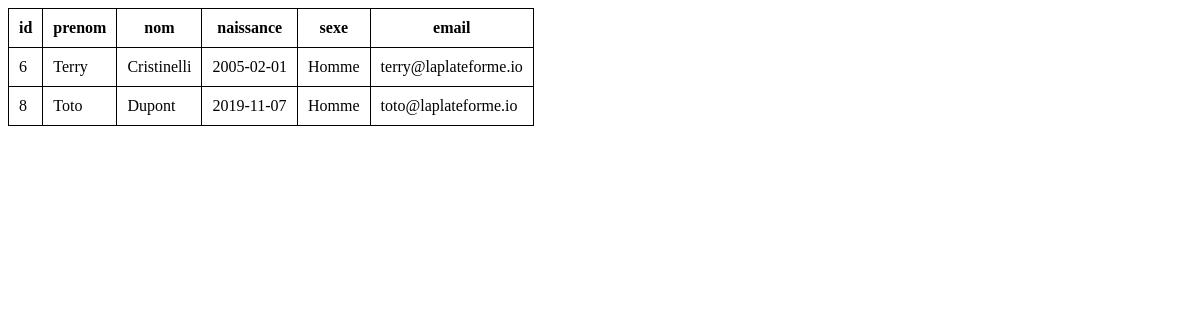
Before: /jour10/job04/index.php with the older database file.
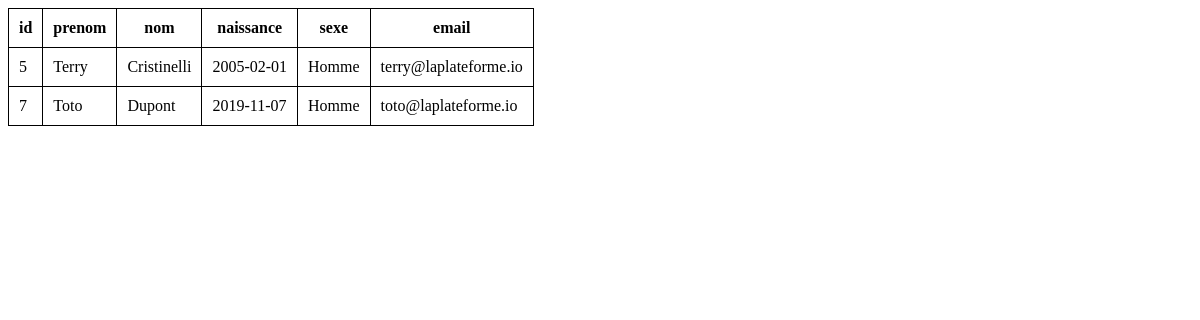
After: the same page with the newer database file.
### tables this page shows
CREATE TABLE IF NOT EXISTS `etudiants` (
  `id` int NOT NULL AUTO_INCREMENT,
  `prenom` varchar(255) NOT NULL,
  `nom` varchar(255) NOT NULL,
  `naissance` date NOT NULL,
  `sexe` varchar(255) NOT NULL,
  `email` varchar(255) NOT NULL,
  PRIMARY KEY (`id`)
);

### jour10/job04/index.php (the view, shortened to what this page needs)
<?php
$mysqli = new mysqli("localhost", "root", "", "jour09");
try {
    $query = $mysqli->query("select * from etudiants where prenom LIKE 'T%'");
} catch (mysqli_sql_exception $e) {
    echo "query error: " . $e->getMessage();
    die();
}
$fields = $query->fetch_fields();
$rows = $query->fetch_all();
?>
<!DOCTYPE html>
<html lang="en">
<head>
    <link rel="stylesheet" href="styles.css">
</head>
<body>
    <table>
        <thead>
            <tr>
                <?php foreach ($fields as $field): ?>
                    <th>
                        <?= $field->name ?>
                    </th>
                <?php endforeach; ?>
            </tr>
        </thead>
        <tbody>
            <?php foreach ($rows as $row): ?>
                <tr>
                    <?php foreach ($row as $data): ?>
                        <td>
                            <?= $data ?>
                        </td>
                    <?php endforeach; ?>
                </tr>
            <?php endforeach; ?>
        </tbody>
    </table>
</body>
</html>

Changed rows visible on the page:
no longer on this page (row edited): etudiants: id "6", prenom "Terry", nom "Cristinelli", naissance "2005-02-01", sexe "Homme", email "terry@laplateforme.io"
removed etudiants: id "8", prenom "Toto", nom "Dupont", naissance "2019-11-07", sexe "Homme", email "toto@laplateforme.io"
now on this page (row edited): etudiants: id "5", prenom "Terry", nom "Cristinelli", naissance "2005-02-01", sexe "Homme", email "terry@laplateforme.io"
now on this page (row edited): etudiants: id "7", prenom "Toto", nom "Dupont", naissance "2019-11-07", sexe "Homme", email "toto@laplateforme.io"
